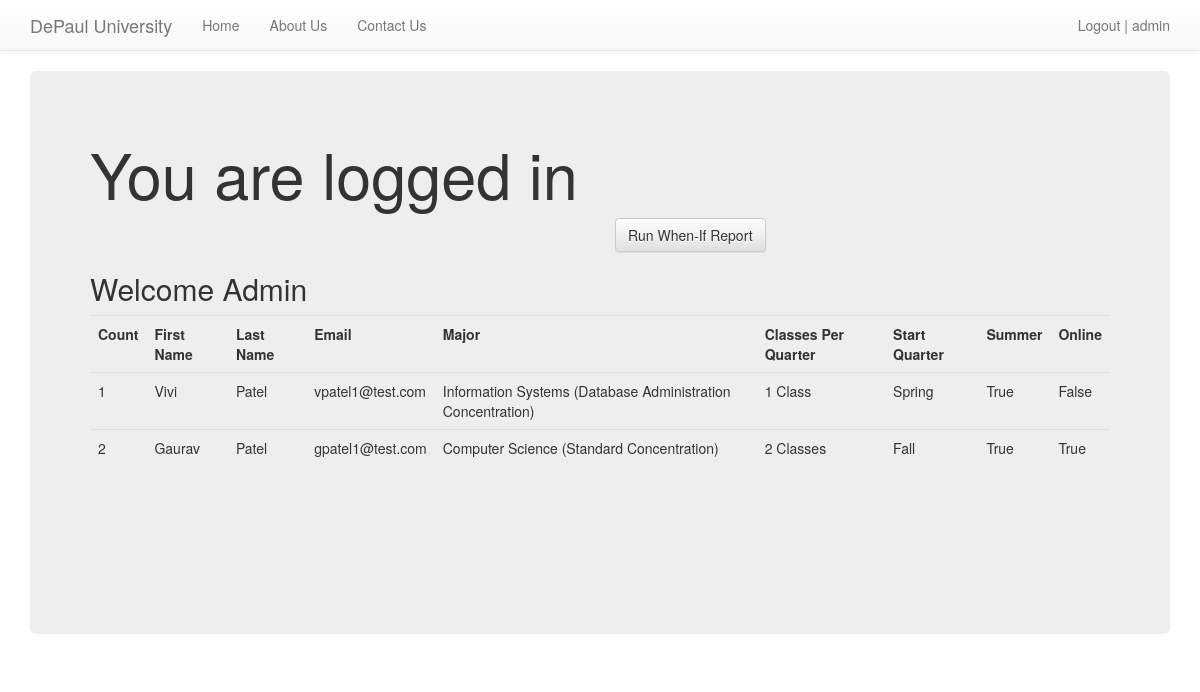
The app's page / (signed in) with its own data.
### MyHome/models.py (models this page shows, shortened)
class SignUp(models.Model):
    email = models.EmailField()
    First_Name = models.CharField(max_length=120, blank=False, null=True)
    Last_Name = models.CharField(max_length=120, blank=False, null=True)
    Classes_Per_Quarter = models.CharField(max_length=120, blank=False, null=True)
    Major = models.CharField(max_length=120, blank=False, null=True)
    summer = models.BooleanField(default=False)
    online = models.BooleanField(default=False)
    timestamp = models.DateTimeField(auto_now_add=True, auto_now=False)
    updated = models.DateTimeField(auto_now_add=False, auto_now=True)
    ClassesPerQuarter = (('1', '1'), ('2', '2'), ('3', '3'),)
    Classes_Per_Quarter = models.CharField(max_length=120, choices=ClassesPerQuarter)
    MyMajor = (('Computer Science (Standard Concentration)', 'Computer Science (Standard Concentration)'),
               ('Information Systems (Business Analysis/Systems Analysis)', 'Information Systems (Business Analysis/Systems Analysis)'),
               ('Information Systems (Business Intelligence Concentration)', 'Information Systems (Business Intelligence Concentration)'),
               ('Information Systems (Database Administration Concentration)', 'Information Systems (Database Administration Concentration)'),
               ('Information Systems (IT Enterprise Management Concentration)', 'Information Systems (IT Enterprise Management Concentration)'),
               ('Information Systems (Standard Concentration)', 'Information Systems (Standard Concentration)'),)
    Major = models.CharField(max_length=120, choices=MyMajor)
    StartQuarter = (('Fall', 'Fall'), ('Winter', 'Winter'), ('Spring', 'Spring'),)
    Current_Credits = models.CharField(max_length=120, choices=StartQuarter)

### MyHome/views.py (the view, shortened to what this page needs)
# urls.py: url(r'^$', home, name='home'),
def home(request):
    title = 'Sign Up Now'
    form = SignUpForm(request.POST or None)
    context = {
        "title": title,
        "form": form
    }
    if request.user.is_authenticated() and request.user.is_staff:
        queryset = SignUp.objects.all().order_by('-timestamp')
        context = {
            "queryset": queryset
        }
    return render(request, "home.html", context)

### templates/home.html (shortened to what this page needs)
{% extends "base.html" %}
{% load crispy_forms_tags %}
{% block jumbotron %}
<div class="jumbotron">
{% endblock %}
{% block content %}
{% if request.user.is_authenticated %}
<h1>You are logged in</h1>
<div class='row'>
    <div class='col-sm-5 col-sm-offset-6'>
<form method='POST' action=''>{% csrf_token %}
    <input class='btn btn-default' type='Submit' value='Run When-If Report'/>
</form>
    </div>
</div>
    {% if queryset %}
    <h2>Welcome Admin</h2>
    <table class='table'>
        <tr>
            <th>Count</th>
            <th>First Name</th>
            <th>Last Name</th>
            <th>Email</th>
            <th>Major</th>
            <th>Classes Per Quarter</th>
            <th>Start Quarter</th>
            <th>Summer</th>
            <th>Online</th>
        </tr>
    {% for instance in queryset %}
        <tr><td>{{ forloop.counter }}</td>
            <td>{{ instance.First_Name }} </td>
            <td>{{ instance.Last_Name }} </td>
            <td>{{ instance.email }} </td>
            <td>{{ instance.Major }}</td>
            <td>{{ instance.Classes_Per_Quarter }} </td>
            <td>{{ instance.Current_Credits }}</td>
            <td>{{ instance.summer }} </td>
            <td>{{ instance.online }} </td>
        </tr>
    {% endfor %}
    </table>
    {% endif %}
{% endif %}
<div class = "row">
<br><br><br><br><br>
</div>
{% endblock %}

### templates/navbar.html (shortened to what this page needs)
    <nav class="navbar navbar-default navbar-static-top">
      <div class="container">
        <div class="navbar-header">
          <a class="navbar-brand" href="{% url 'home' %}">DePaul University</a>
        </div>
        <div id="navbar" class="navbar-collapse collapse">
          <ul class="nav navbar-nav">
            <li><a href="{% url 'home' %}">Home</a></li>
            <li><a href="{% url 'about' %}">About Us</a></li>
            <li><a href="{% url 'contact' %}">Contact Us</a></li>
          </ul>
          <ul class="nav navbar-nav navbar-right">
            {% if request.user.is_authenticated %}
            <li><a href="{% url 'auth_logout' %}">Logout | {{ request.user }}</a></li>
            {% else %}
            <li><a href="{% url 'registration_register' %}">Register</a></li>{% endif %}
          </ul>
        </div>
      </div>
    </nav>

### records on screen
SignUp: First_Name "Vivi", Last_Name "Patel", email "vpatel1@test.com", Major "Information Systems (Database Administration Concentration)", Classes_Per_Quarter "1 Class", Current_Credits "Spring", summer "True", online "False"
SignUp: First_Name "Gaurav", Last_Name "Patel", email "gpatel1@test.com", Major "Computer Science (Standard Concentration)", Classes_Per_Quarter "2 Classes", Current_Credits "Fall", summer "True", online "True"

### other values on screen
{{ request.user }} "admin"
